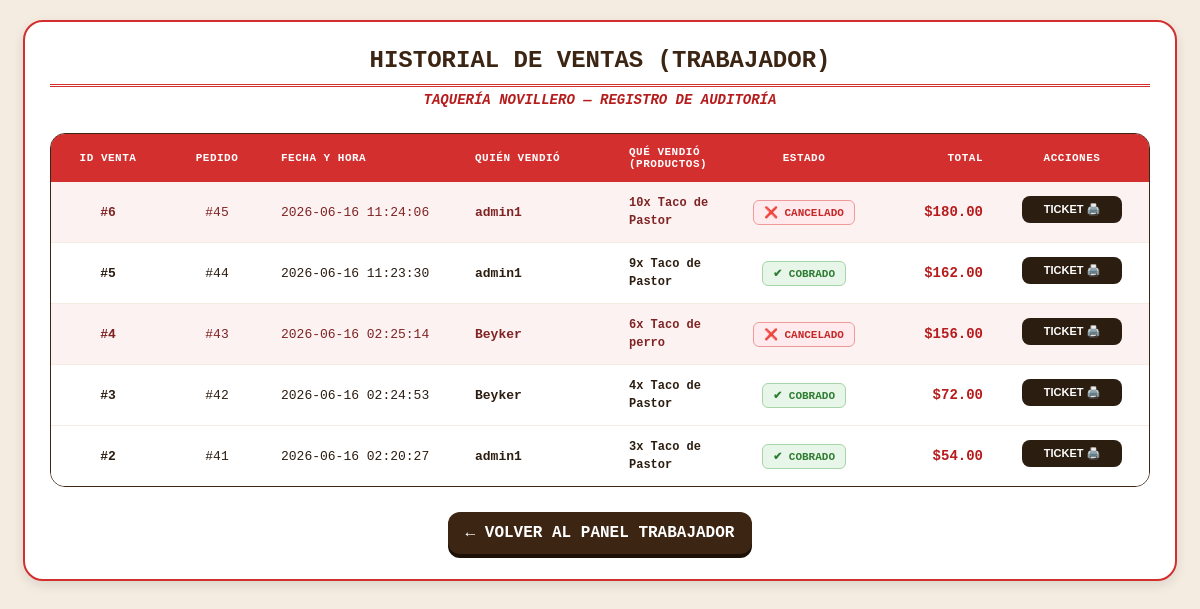
Page /historial_ventas.php (signed in) on the earlier database version.
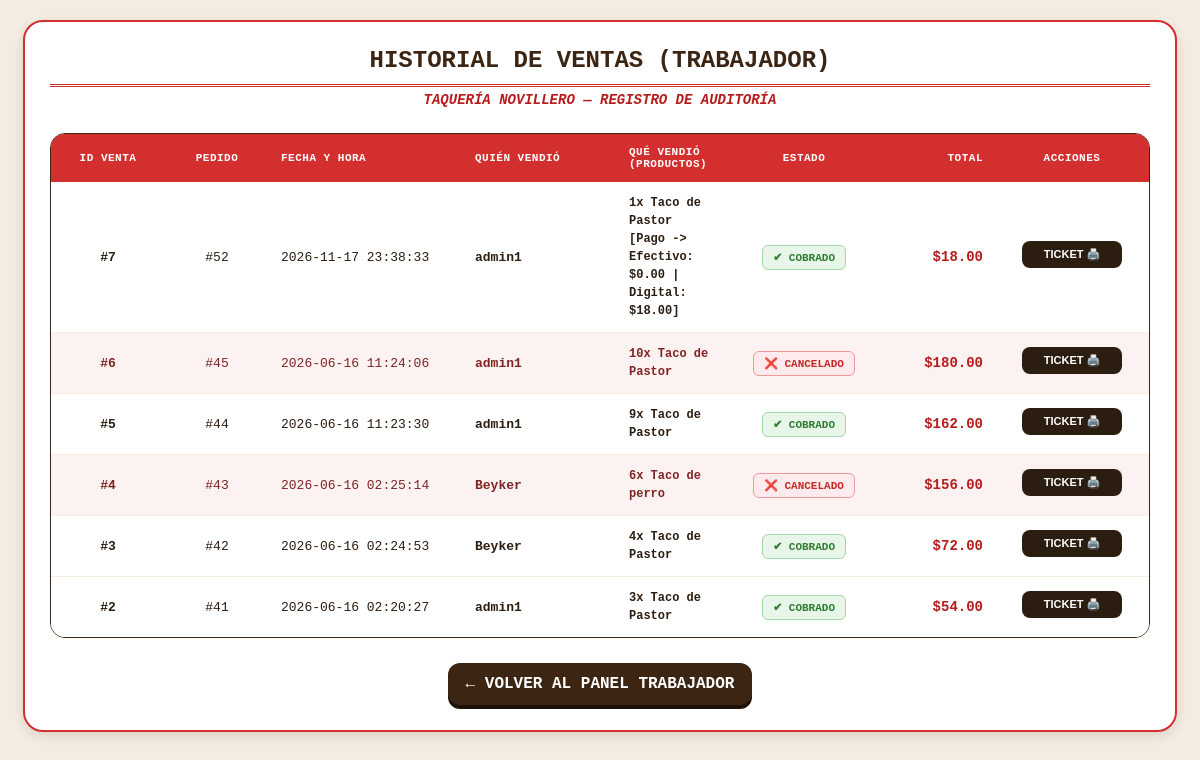
Same page on the later database version.
### tables this page shows
CREATE TABLE `historial_ventas` (
  `id_venta` int(11) NOT NULL,
  `id_pedido` int(11) NOT NULL,
  `total` decimal(10,2) NOT NULL,
  `cobrado_por` varchar(100) NOT NULL,
  `fecha_hora_cobro` datetime NOT NULL,
  `estado` enum('COBRADO','CANCELADO') NOT NULL DEFAULT 'COBRADO',
  `productos_vendidos` text NOT NULL
);

### historial_ventas.php (the view, shortened to what this page needs)
<?php
$servidor   = "localhost";
$usuario_db = "root";
$pass_db    = "";
$base_datos = "taqueria_novillero";
$conexion = new mysqli($servidor, $usuario_db, $pass_db, $base_datos);
$sql = "SELECT id_venta, id_pedido, total, cobrado_por, fecha_hora_cobro, estado, productos_vendidos
        FROM historial_ventas
        ORDER BY fecha_hora_cobro DESC";
$resultado = $conexion->query($sql);
?>
<!DOCTYPE html>
<html lang="es">
<head>
</head>
<body>
<div class="container">
    <h2>Historial de Ventas (Trabajador)</h2>
    <p class="sub-titulo">Taquería Novillero — Registro de Auditoría</p>
    <table>
        <thead>
            <tr>
                <th style="width: 90px; text-align: center;">ID Venta</th>
                <th style="width: 80px; text-align: center;">Pedido</th>
                <th style="width: 170px; text-align: left;">Fecha y Hora</th>
                <th style="width: 130px; text-align: left;">Quién Vendió</th>
                <th style="text-align: left;">Qué Vendió (Productos)</th>
                <th style="width: 110px; text-align: center;">Estado</th>
                <th style="width: 100px; text-align: right;">Total</th>
                <th style="width: 130px; text-align: center;">Acciones</th>
            </tr>
        </thead>
        <tbody>
            <?php if ($resultado && $resultado->num_rows > 0): ?>
                <?php while ($v = $resultado->fetch_assoc()): ?>
                    <?php
                    $esCancelado = ($v['estado'] === 'CANCELADO');
                    $productosCelda = nl2br(htmlspecialchars($v['productos_vendidos']));
                    ?>
                    <tr class="<?php echo $esCancelado ? 'cancelado-row' : ''; ?>">
                        <td style="text-align: center; font-weight: bold;">#<?php echo $v['id_venta']; ?></td>
                        <td style="text-align: center;">#<?php echo $v['id_pedido']; ?></td>
                        <td><?php echo $v['fecha_hora_cobro']; ?></td>
                        <td><strong><?php echo htmlspecialchars($v['cobrado_por']); ?></strong></td>
                        <td style="line-height: 1.5; font-size: 12px; font-weight: bold;"><?php echo $productosCelda; ?></td>
                        <td style="text-align: center;">
                            <span class="badge <?php echo $esCancelado ? 'badge-cancelado' : 'badge-cobrado'; ?>">
                                <?php echo ($v['estado'] === 'COBRADO' || $v['estado'] === 'PAGADO') ? '✔ COBRADO' : '❌ CANCELADO'; ?>
                            </span>
                        </td>
                        <td style="text-align: right; font-weight: bold; color: #b71c1c; font-size: 14px;">
                            $<?php echo number_format($v['total'], 2); ?>
                        </td>
                        <td style="text-align: center;">
                            <div class="acciones-wrapper">
                                <button type="button" class="btn-ticket" onclick="generarTicketPopup('<?php echo $v['id_venta']; ?>', '<?php echo $v['id_pedido']; ?>', '<?php echo $v['fecha_hora_cobro']; ?>', '<?php echo htmlspecialchars($v['cobrado_por']); ?>', '<?php echo $v['total']; ?>', '<?php echo rawurlencode($v['productos_vendidos']); ?>', '<?php echo $v['estado']; ?>')">
                                    Ticket 🖨️
                                </button>
                            </div>
                        </td>
                    </tr>
                <?php endwhile; ?>
            <?php else: ?>
                <tr>
                    <td colspan="8" style="text-align: center; font-style: italic; padding: 25px; color: #777;">No existen registros de ventas o cancelaciones en el historial.</td>
                </tr>
            <?php endif; ?>
        </tbody>
    </table>
    <a href="panel_trabajador.php" class="btn-regresar">← Volver al Panel Trabajador</a>
</div>
</body>
</html>

Differences in the rows shown:
added historial_ventas: id_venta "7", id_pedido "52", fecha_hora_cobro "2026-11-17 23:38:33", cobrado_por "admin1", productos_vendidos "1x Taco de Pastor [Pago -> Efectivo: $0.00 | Digital: $18.00]", estado "✔ COBRADO", total "18.00"
